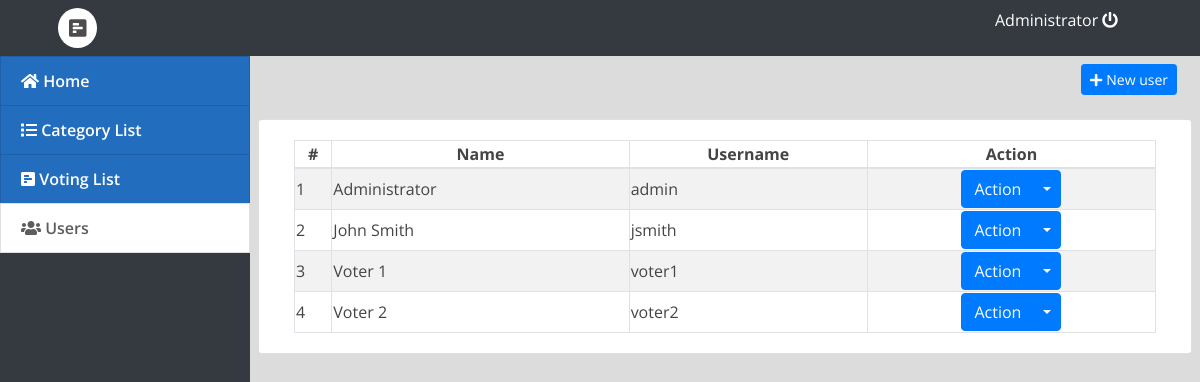
Page /index.php?page=users (signed in) on the earlier database version.
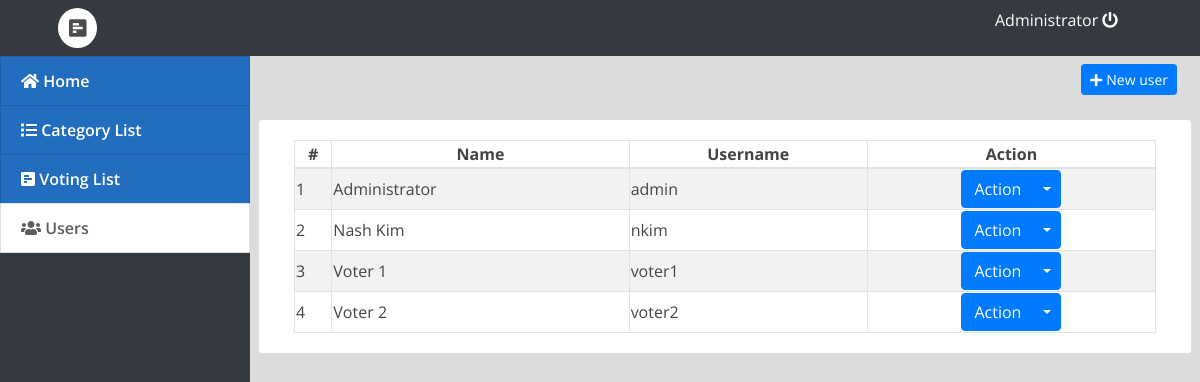
Same page on the later database version.
### tables this page shows
CREATE TABLE `users` (
  `id` int(30) NOT NULL,
  `name` varchar(200) NOT NULL,
  `username` varchar(100) NOT NULL,
  `password` varchar(200) NOT NULL,
  `type` tinyint(1) NOT NULL DEFAULT 2 COMMENT '1+admin , 2 = users'
);

### users.php (the view, shortened to what this page needs)
<div class="container-fluid">
	<div class="row">
	<div class="col-lg-12">
			<button class="btn btn-primary float-right btn-sm" id="new_user"><i class="fa fa-plus"></i> New user</button>
	</div>
	</div>
	<br>
	<div class="row">
		<div class="card col-lg-12">
			<div class="card-body">
				<table class="table-striped table-bordered col-md-12">
			<thead>
				<tr>
					<th class="text-center">#</th>
					<th class="text-center">Name</th>
					<th class="text-center">Username</th>
					<th class="text-center">Action</th>
				</tr>
			</thead>
			<tbody>
				<?php
 					include 'db_connect.php';
 					$users = $conn->query("SELECT * FROM users order by name asc");
 					$i = 1;
 					while($row= $users->fetch_assoc()):
				 ?>
				 <tr>
				 	<td>
				 		<?php echo $i++ ?>
				 	</td>
				 	<td>
				 		<?php echo $row['name'] ?>
				 	</td>
				 	<td>
				 		<?php echo $row['username'] ?>
				 	</td>
				 	<td>
				 		<center>
								<div class="btn-group">
								  <button type="button" class="btn btn-primary">Action</button>
								  <button type="button" class="btn btn-primary dropdown-toggle dropdown-toggle-split" data-toggle="dropdown" aria-haspopup="true" aria-expanded="false">
								  </button>
								</div>
								</center>
				 	</td>
				 </tr>
				<?php endwhile; ?>
			</tbody>
		</table>
			</div>
		</div>
	</div>
</div>

### index.php (shortened to what this page needs)
<!DOCTYPE html>
<html lang="en">
<head>
<?php
 include('./header.php');
 ?>
</head>
<body>
	<?php include 'topbar.php' ?>
	<?php include 'navbar.php' ?>
  <main id="view-panel" >
      <?php $page = isset($_GET['page']) ? $_GET['page'] :'home'; ?>
  	<?php include $page.'.php' ?>
  </main>
</body>
</html>

### header.php (shortened to what this page needs)
  <link rel="stylesheet" href="assets/font-awesome/css/all.min.css">
<link href="assets/vendor/bootstrap/css/bootstrap.min.css" rel="stylesheet">
<link href="assets/vendor/icofont/icofont.min.css" rel="stylesheet">
<link href="assets/vendor/boxicons/css/boxicons.min.css" rel="stylesheet">
<link href="assets/vendor/venobox/venobox.css" rel="stylesheet">
<link href="assets/vendor/animate.css/animate.min.css" rel="stylesheet">
<link href="assets/vendor/remixicon/remixicon.css" rel="stylesheet">
<link href="assets/vendor/owl.carousel/assets/owl.carousel.min.css" rel="stylesheet">
<link href="assets/vendor/bootstrap-datepicker/css/bootstrap-datepicker.min.css" rel="stylesheet">
<link href="assets/DataTables/datatables.min.css" rel="stylesheet">
<link href="assets/css/style.css" rel="stylesheet">
<link type="text/css" rel="stylesheet" href="assets/css/jquery-te-1.4.0.css">

### topbar.php (shortened to what this page needs)
<nav class="navbar navbar-dark bg-dark fixed-top " style="padding:0;">
  <div class="container-fluid mt-2 mb-2">
  	<div class="col-lg-12">
  		<div class="col-md-1 float-left" style="display: flex;">
  			<div class="logo">
  				<i class="fa fa-poll-h"></i>
  			</div>
  		</div>
	  	<div class="col-md-2 float-right text-white">
	  		<a href="ajax.php?action=logout" class="text-white"><?php echo $_SESSION['login_name'] ?> <i class="fa fa-power-off"></i></a>
	    </div>
    </div>
  </div>
</nav>

### navbar.php (shortened to what this page needs)
<nav id="sidebar" class='mx-lt-5 bg-dark' >
		<div class="sidebar-list">
				<a href="index.php?page=home" class="nav-item nav-home"><span class='icon-field'><i class="fa fa-home"></i></span> Home</a>
				<a href="index.php?page=categories" class="nav-item nav-categories"><span class='icon-field'><i class="fa fa-list"></i></span> Category List</a>
				<a href="index.php?page=voting_list" class="nav-item nav-voting_list nav-manage_voting"><span class='icon-field'><i class="fa fa-poll-h"></i></span> Voting List</a>
				<?php if($_SESSION['login_type'] == 1): ?>
				<a href="index.php?page=users" class="nav-item nav-users"><span class='icon-field'><i class="fa fa-users"></i></span> Users</a>
			<?php endif; ?>
		</div>
</nav>

### assets/css/style.css (style rules this page uses)
body { font-family: "Open Sans", sans-serif; color: #444444; width: 100%; height: calc(100%); }
a { color: #1977cc; }
nav#sidebar { height: calc(100%); position: fixed; z-index: 99; left: 0; width: 250px; }
a.nav-item { position: relative; display: block; padding: .75rem 1.25rem; margin-bottom: -1px; border: 1px solid rgba(0,0,0,.125); background-color: #226dbd; color: #ffffff; font-weight: 600; }
a.nav-item:hover, .nav-item.active { background-color: #fff; color: #5d5d5d; }
main#view-panel { margin-left: 250px; width:calc(100% - 250px); margin-top: 3.5rem; padding: .5em }

### index.php (style rules this page uses)
body { background: #80808045; }

### topbar.php (style rules this page uses)
.logo { margin: auto; font-size: 20px; background: white; padding: 5px 11px; border-radius: 50% 50%; color: #000000b3; }

Differences in the rows shown:
changed users: name "John Smith" → "Nash Kim"; username "jsmith" → "nkim"
